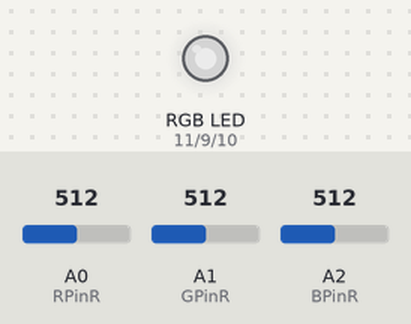
The sketch below on a simulated Arduino Uno, built with avr-gcc and run on an emulated ATmega328P. Parts: an RGB LED mixed from three pins (HIGH = lit). Inputs (shaded band) come from the test bench; at power-on: A0 (RPinR) = 512, A1 (GPinR) = 512, A2 (BPinR) = 512. Dim RGB values are drawn brighter than linear.

Above: at 1.2 s.
1.3 s: A0 (RPinR) set to 716
At 2.5 s:
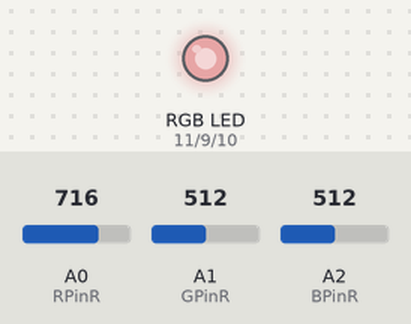
2.8 s: A1 (GPinR) set to 716
At 3.8 s:
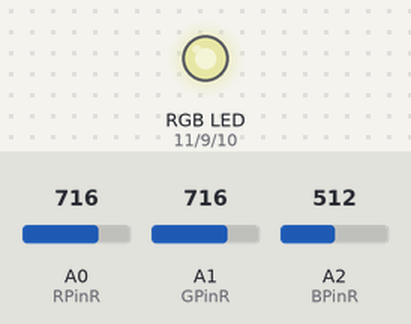
4.3 s: A2 (BPinR) set to 716
At 4.9 s:
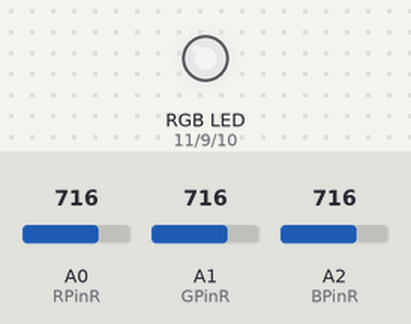
5.8 s: A0 (RPinR) set to 900
At 6.1 s:
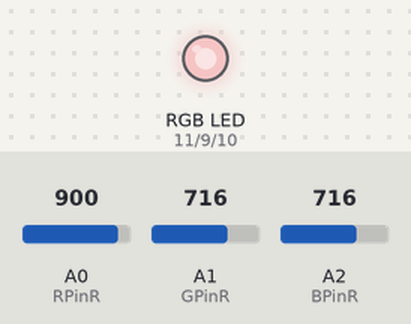
7.3 s: A1 (GPinR) set to 900
At 8.4 s:
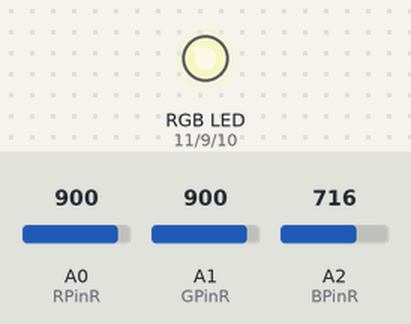
8.8 s: A2 (BPinR) set to 900
At 9.6 s:
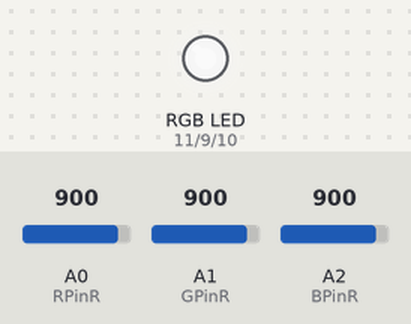
Timing chart, 0 to 11.3 s (numbered marks = the images above; inputs shaded):
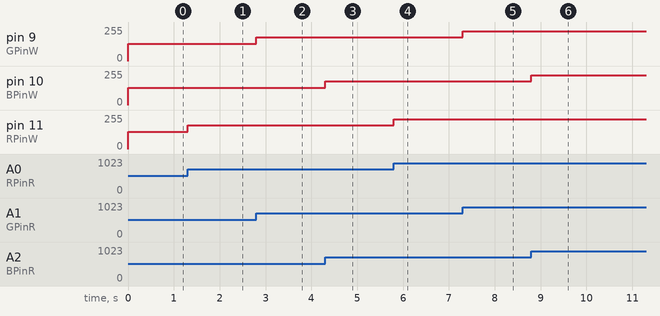

Measured:
- after the input at 1.3 s, pin 11 (RPinW): 128/255 → 179/255 at once
- after the input at 2.8 s, pin 9 (GPinW): 128/255 → 179/255 at once
- after the input at 4.3 s, pin 10 (BPinW): 128/255 → 179/255 at once
- after the input at 5.8 s, pin 11 (RPinW): 179/255 → 225/255 at once
- after the input at 7.3 s, pin 9 (GPinW): 179/255 → 225/255 at once
- after the input at 8.8 s, pin 10 (BPinW): 179/255 → 225/255 at once

The sketch:

_4_light_mixer.ino
```cpp
/*
 * Author Davide Fossacecchi
 * a sketch working with Pulse Width Modulation
 */
const int RPinR = A0;
const int GPinR = A1;
const int BPinR = A2;

const int RPinW = 11;
const int GPinW = 9;
const int BPinW = 10;

int RedValue = 0;
int GreenValue = 0;
int BlueValue = 0;

void setup(){
  Serial.begin(9600);
  pinMode(RPinW, OUTPUT);
  pinMode(GPinW, OUTPUT);
  pinMode(BPinW, OUTPUT);
}

void loop(){
  // gets the analog value on three color filtered photoresistors
  RedValue = analogRead(RPinR);
  GreenValue = analogRead(GPinR);
  BlueValue = analogRead(BPinR);

  /* uses those values to modulate the pulse width on three pins, dividing
   * the analog read value by 4 cause its maximum is 1024 but the PWM is 255
   */
  analogWrite(RPinW, RedValue/4);
  analogWrite(GPinW, GreenValue/4);
  analogWrite(BPinW, BlueValue/4);
}
```
